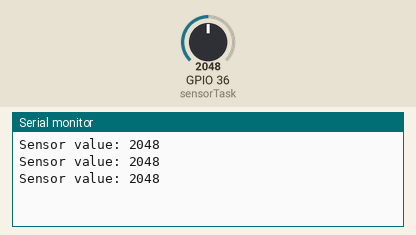
This sketch was run on a simulated ESP32. On the bench: the last lines printed to the serial monitor. Inputs (shaded band) come from the test bench; at power-on: GPIO 36 (sensorTask) = 2048.

Above: at 1.2 s.
1.3 s: GPIO 36 (sensorTask) set to 2866
At 1.9 s:
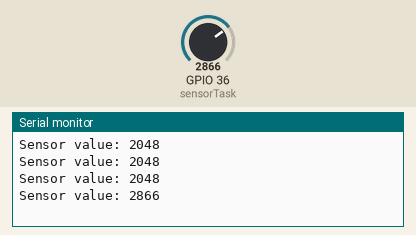
2.8 s: GPIO 36 (sensorTask) set to 3603
At 3.4 s:
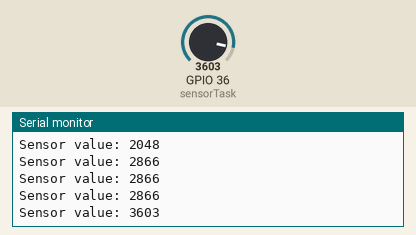
Timing chart, 0 to 5.8 s (numbered marks = the images above; inputs shaded):
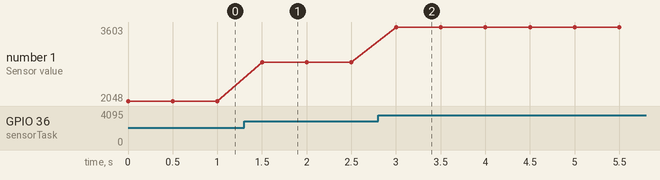

The sketch:

sketch.ino
```cpp
  #include <freertos/FreeRTOS.h>
  #include <freertos/task.h>
  #include <freertos/semphr.h>

  SemaphoreHandle_t xMutex;
  int sensorData = 0;

  void sensorTask(void *pvParameters) {
    while(1) {
      int rawValue = analogRead(A0);

      if (xSemaphoreTake(xMutex, portMAX_DELAY)) {
        sensorData = rawValue;
        xSemaphoreGive(xMutex);
      }
      vTaskDelay(100 / portTICK_PERIOD_MS);
    }
  }

  void communicationTask(void *pvParameters) {
    while(1) {
      if (xSemaphoreTake(xMutex, portMAX_DELAY)) {
        Serial.print("Sensor value: ");
        Serial.println(sensorData);
        xSemaphoreGive(xMutex);
      }
      vTaskDelay(500 / portTICK_PERIOD_MS);
    }
  }

  void setup() {
    Serial.begin(115200);
    pinMode(A0, INPUT);
    xMutex = xSemaphoreCreateMutex();

    xTaskCreatePinnedToCore(sensorTask, "SensorTask", 2048, NULL, 1, NULL, 0);
    xTaskCreatePinnedToCore(communicationTask, "CommTask", 2048, NULL, 1, NULL, 1);
  }

  void loop() {
    vTaskDelay(1000 / portTICK_PERIOD_MS);
  }
```

Measured:
- after the input at 1.3 s, the serial monitor: prints a new line after 0.20 s (image 1)
- after the input at 2.8 s, the serial monitor: prints a new line after 0.20 s (image 2)
- plotted number 1: 2048 → 2866 after the input at 1.3 s, 2866 → 3603 after the input at 2.8 s
